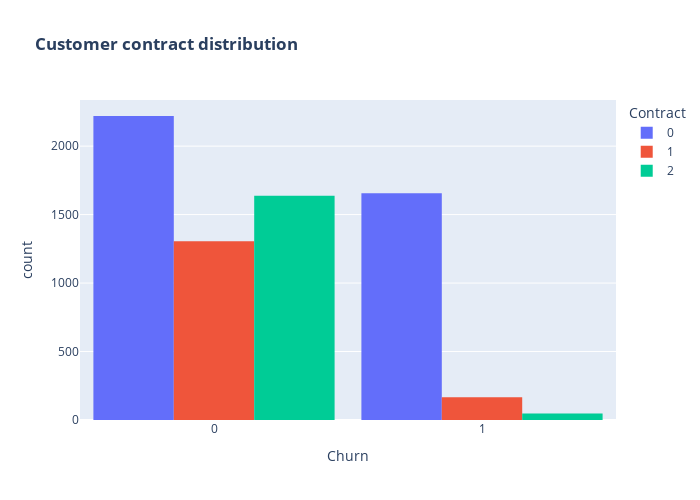

The notebook cell this image was saved under:
### Markdown cell above
There is negligible difference in customer percentage/ count who chnaged the service provider. Both genders behaved in similar fashion when it comes to migrating to another service provider/firm.

### Code cell
fig = px.histogram(df, x="Churn", color="Contract", barmode="group", title="<b>Customer contract distribution<b>")
fig.update_layout(width=700, height=500, bargap=0.1)
fig.show()

### Figure 1 — Plotly figure (JSON) as saved in the notebook; plotly's stock layout.template omitted (floating-point values rounded to 4 significant figures; data arrays with more than 128 entries replaced by an {"elided": "..."} marker saying what was removed)
{"data": [{"alignmentgroup": "True", "bingroup": "x", "hovertemplate": "Contract=0<br>Churn=%{x}<br>count=%{y}<extra></extra>", "legendgroup": "0", "marker": {"color": "#636efa", "pattern": {"shape": ""}}, "name": "0", "offsetgroup": "0", "orientation": "v", "showlegend": true, "type": "histogram", "x": {"elided": "3875 int values"}, "xaxis": "x", "yaxis": "y"}, {"alignmentgroup": "True", "bingroup": "x", "hovertemplate": "Contract=1<br>Churn=%{x}<br>count=%{y}<extra></extra>", "legendgroup": "1", "marker": {"color": "#EF553B", "pattern": {"shape": ""}}, "name": "1", "offsetgroup": "1", "orientation": "v", "showlegend": true, "type": "histogram", "x": {"elided": "1472 int values"}, "xaxis": "x", "yaxis": "y"}, {"alignmentgroup": "True", "bingroup": "x", "hovertemplate": "Contract=2<br>Churn=%{x}<br>count=%{y}<extra></extra>", "legendgroup": "2", "marker": {"color": "#00cc96", "pattern": {"shape": ""}}, "name": "2", "offsetgroup": "2", "orientation": "v", "showlegend": true, "type": "histogram", "x": {"elided": "1685 int values"}, "xaxis": "x", "yaxis": "y"}], "layout": {"bargap": 0.1, "barmode": "group", "height": 500, "legend": {"title": {"text": "Contract"}, "tracegroupgap": 0}, "title": {"text": "<b>Customer contract distribution<b>"}, "width": 700, "xaxis": {"anchor": "y", "domain": [0, 1], "title": {"text": "Churn"}}, "yaxis": {"anchor": "x", "domain": [0, 1], "title": {"text": "count"}}}}
